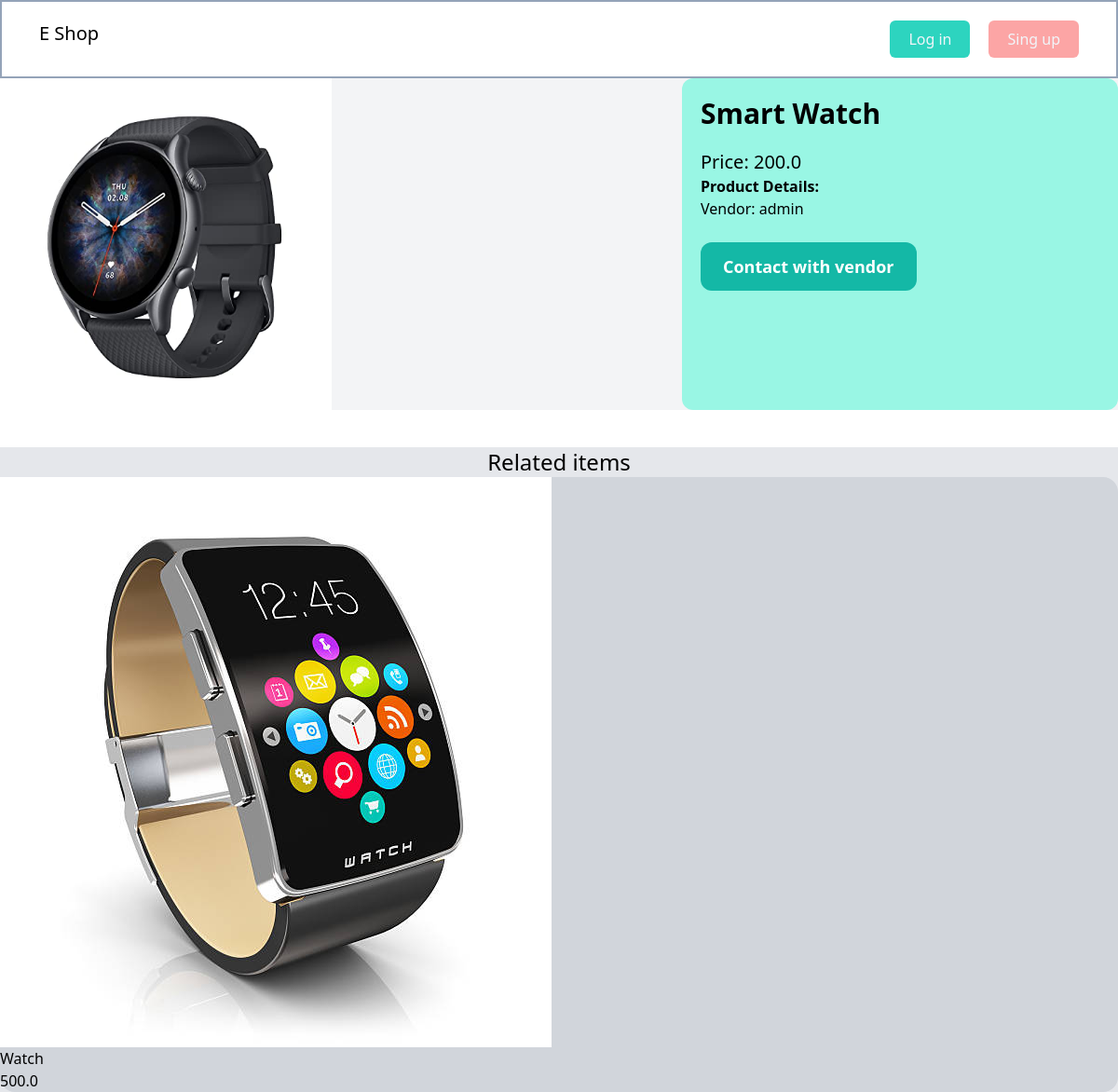
Before: /items/4 with the older database file.
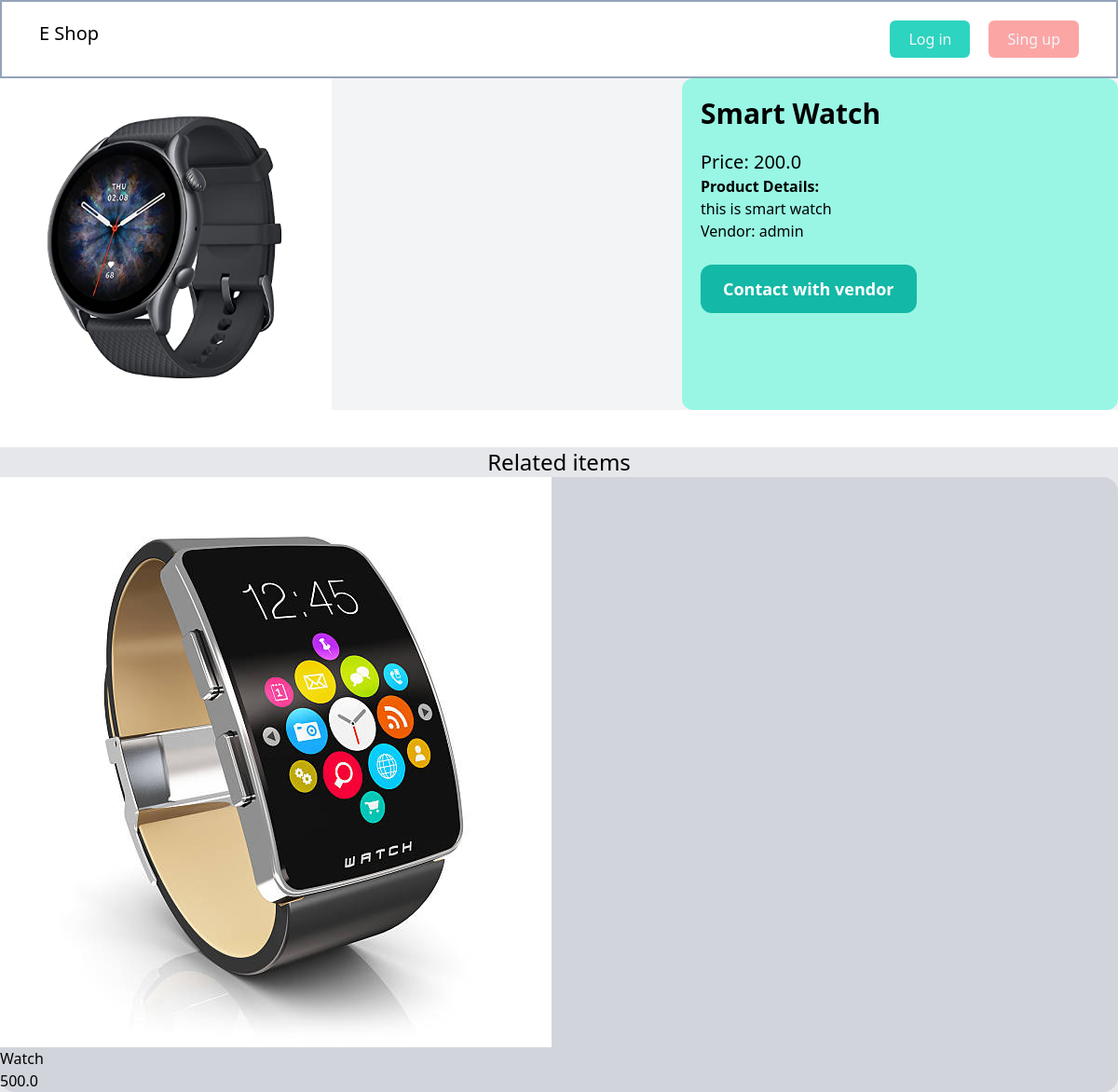
After: the same page with the newer database file.
### item/models.py (models this page shows, shortened)
class Items(models.Model):
    Name = models.CharField(max_length=200)
    category = models.ForeignKey(Category, related_name='items', on_delete=models.CASCADE)
    description = models.TextField(blank=True, null=True)
    price = models.FloatField()
    image = models.ImageField(upload_to='product_images', blank=True, null=True)
    is_sold = models.BooleanField(default=False)
    created_at = models.DateTimeField(auto_now_add=True)
    created_by = models.ForeignKey(User, related_name = 'items', on_delete=models.CASCADE)
    class Meta:
        ordering = ['Name']
        verbose_name_plural = 'Items'

### item/views.py (the view)
# urls.py: path('<int:pk>', views.details, name='detail')
def details (request,pk):
    item = get_object_or_404(Items, pk=pk)
    related_items = Items.objects.filter(category=item.category,is_sold=False).exclude(pk=pk)[:3]
    return render(request, 'item/detail.html',{'item':item ,'related_items':related_items})

### item/templates/item/detail.html (shortened to what this page needs)
{% extends 'mainapp/base.html' %}
{% block content%}
<div class="grid grid-cols-5 gap-5 bg-gray-100">
    <div class="col-span-3 rounded">
        <img class="w-1/2" src="{{  item.image.url  }}" alt="">
    </div>
    <div class="col-span-2 p-5 bg-teal-200 rounded-xl">
        <h1 class="mb-5 text-3xl"> <strong class="font-semibold">{{ item.Name }}</strong></h1>
        <p class="text-xl">Price: {{ item.price }}</p>
        <p><strong>Product Details:</strong><br>
            <span class="">{{ item.description }}</span>
        </p>
        <p class="">Vendor: {{ item.created_by.username }}</p>
        <a href="#" class="inline-block mt-6 px-6 py-3 text-lg font-semibold bg-teal-500 text-white rounded-xl hover:bg-teal-700">Contact with vendor</a>
    </div>
</div>
<div class="mt-10 bg-gray-200">
    <h2 class="text-2xl text-center">Related items</h2>
    <div>
        {% for item in related_items %}
        <div class="bg-gray-300 w-76 rounded-2xl">
            <a href="{%url 'item:detail' item.id%}">
                <img src="{{ item.image.url }}" alt="">
                <div>
                    <h2>{{item.Name}}</h2>
                    <p>{{item.price}}</p>
                </div>
            </a>
        </div>
        {% endfor %}
    </div>
</div>
{% endblock %}

Changed rows visible on the page:
changed Items "Smart Watch": description (not shown) → "this is smart watch"
